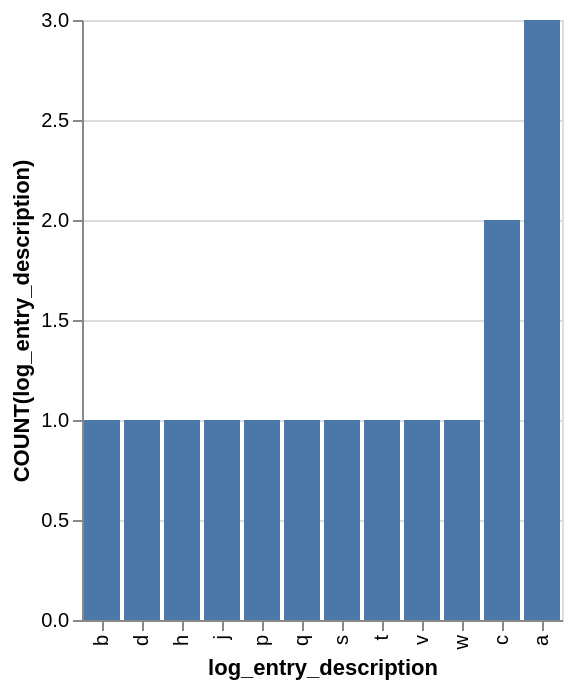

Describe this chart as a Vega-Lite specification.
### Vega-Lite specification from a JSON file in a GitHub repository (floating-point values rounded to 4 significant figures)
{"data": {"values": [{"x_data": "b", "y_data": 1}, {"x_data": "d", "y_data": 1}, {"x_data": "h", "y_data": 1}, {"x_data": "j", "y_data": 1}, {"x_data": "p", "y_data": 1}, {"x_data": "q", "y_data": 1}, {"x_data": "s", "y_data": 1}, {"x_data": "t", "y_data": 1}, {"x_data": "v", "y_data": 1}, {"x_data": "w", "y_data": 1}, {"x_data": "c", "y_data": 2}, {"x_data": "a", "y_data": 3}]}, "mark": "bar", "encoding": {"x": {"field": "x_data", "type": "nominal", "title": "log_entry_description", "sort": {"op": "sum", "field": "y_data", "order": "ascending"}}, "y": {"field": "y_data", "type": "quantitative", "title": "COUNT(log_entry_description)"}}}
